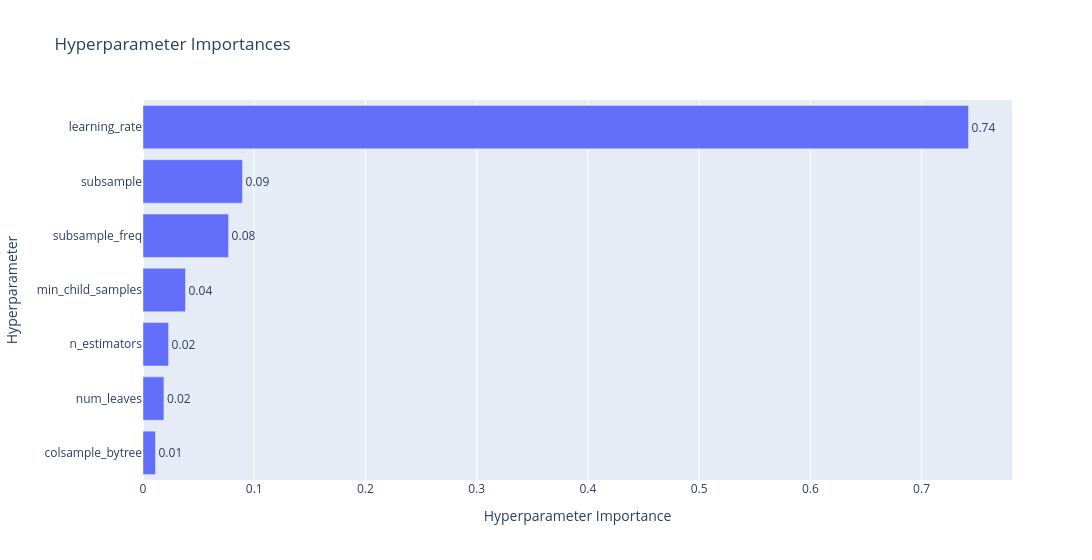

The code cell stored with this chart in its notebook:
### Markdown cell above
Even though Stacked Regression out performs this model this is my best performing standalone model so i decided to also visualize hyperparemeter importance (since i am using optuna) and feature performance

### Code cell
fig = plot_param_importances(study)
fig.update_layout(width=1100)

### Figure 1 — Plotly figure (JSON) as saved in the notebook; plotly's stock layout.template omitted (floating-point values rounded to 4 significant figures)
{"data": [{"cliponaxis": false, "hovertemplate": ["colsample_bytree (FloatDistribution): 0.011247153708228387<extra></extra>", "num_leaves (IntDistribution): 0.01882144549944862<extra></extra>", "n_estimators (IntDistribution): 0.02300747700847158<extra></extra>", "min_child_samples (IntDistribution): 0.038221227775832305<extra></extra>", "subsample_freq (IntDistribution): 0.0769721155870123<extra></extra>", "subsample (FloatDistribution): 0.08949047159491164<extra></extra>", "learning_rate (FloatDistribution): 0.7422401088260951<extra></extra>"], "name": "Objective Value", "orientation": "h", "text": ["0.01", "0.02", "0.02", "0.04", "0.08", "0.09", "0.74"], "textposition": "outside", "type": "bar", "x": [0.01125, 0.01882, 0.02301, 0.03822, 0.07697, 0.08949, 0.7422], "y": ["colsample_bytree", "num_leaves", "n_estimators", "min_child_samples", "subsample_freq", "subsample", "learning_rate"]}], "layout": {"title": {"text": "Hyperparameter Importances"}, "width": 1100, "xaxis": {"title": {"text": "Hyperparameter Importance"}}, "yaxis": {"title": {"text": "Hyperparameter"}}}}
